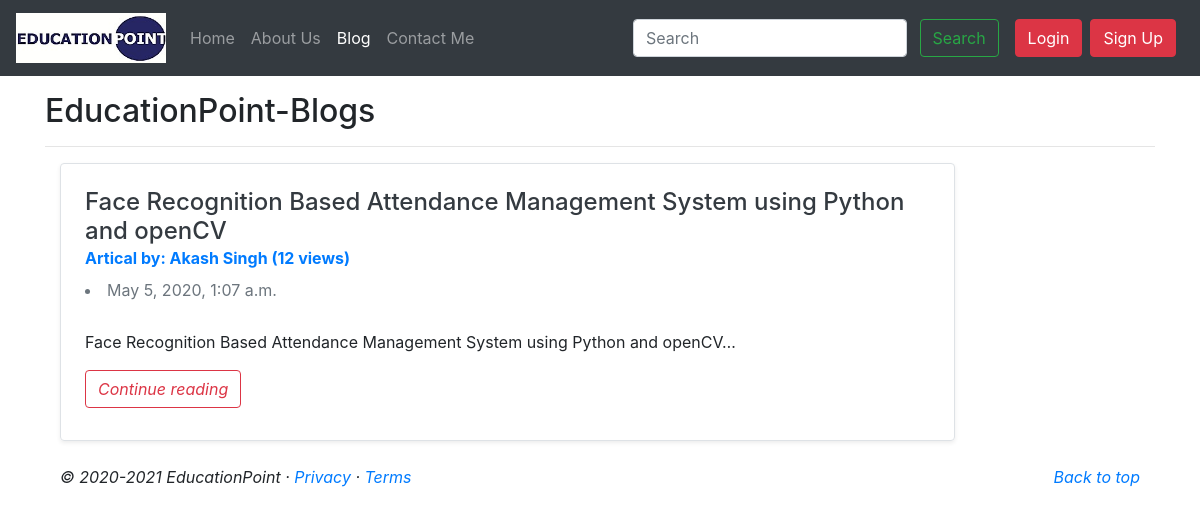
/blog/, run on an earlier commit of the app's database.
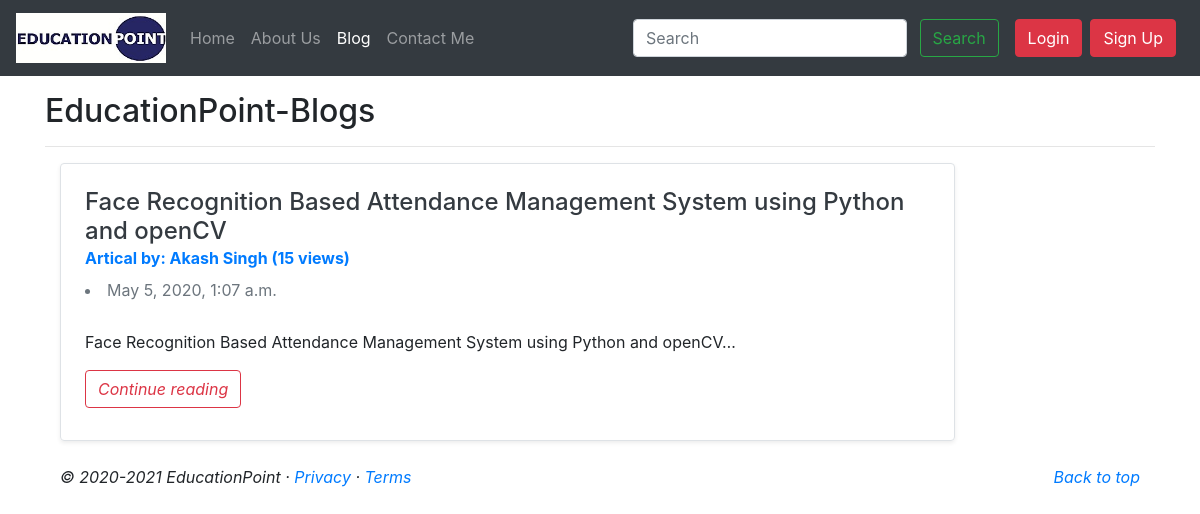
And on a later commit of the database.
### blog/models.py (models this page shows, shortened)
class Post(models.Model):
    sno = models.AutoField(primary_key = True)
    title = models.CharField(max_length=255)
    content = models.TextField()
    author = models.CharField(max_length=50)
    slug = models.CharField(max_length=150)
    views = models.IntegerField(default=0)
    timeStamp = models.DateTimeField(blank=True)

### blog/views.py (the view)
# urls.py: path('', views.blogHome, name='blogHome'),
def blogHome(request):
    allPosts = Post.objects.all()
    context = {'allPosts':allPosts}
    return render(request, 'blog/blogHome.html', context)

### templates/blog/blogHome.html (shortened to what this page needs)
{% extends 'base.html' %}
{% block blogactive %} active {% endblock blogactive %}
{% block body %}
<div class="container my-3">
    <h2>EducationPoint-Blogs</h2>
    <hr>
    {% for post in allPosts %}
        <div class="row-mb-2">
            <div class="col-md-10">
                <div
                    class="row no-gutters border rounded overflow-hidden flex-md-row mb-4 shadow-sm h-md-250 position-relative">
                    <div class="col p-4 d-flex flex-column position-static">
                        <h4 class="mb-0"><a class="text-dark" href="/blog/{{post.slug}}">{{post.title}}</a></h4>
                        <strong class="d-inline-block mb-2 text-primary">Artical by: {{post.author}} ({{post.views}}
                            views)</strong>
                        <div class="mb-1 text-muted">
                            <li>{{post.timeStamp}}</li>
                        </div><br>
                        <p class="card-text mb-auto">
                        <div class="preview">{{post.content|safe|truncatechars:141}}</div>
                        </p>
                        <div class="my-2">
                            <a href="/blog/{{post.slug}}" role="button" class="btn btn-outline-danger">Continue
                                reading</a>
                        </div>
                    </div>
                </div>
            </div>
        </div>
    {% endfor %}
    {% endblock body %}

### templates/base.html (shortened to what this page needs)
<!doctype html>
<html lang="en">
<head>
  <link rel="stylesheet" href="https://stackpath.bootstrapcdn.com/bootstrap/4.4.1/css/bootstrap.min.css"
>
</head>
<body>
  <nav class="navbar navbar-expand-lg navbar-dark bg-dark">
    <a class="navbar-brand" href="/">
      <img src="/static/common/img/photo.jpg" width="150" height="50" alt="EducationPoint">
    </a>
    <div class="collapse navbar-collapse" id="navbarSupportedContent">
      <ul class="navbar-nav mr-auto">
        <li class="nav-item {% block homeactive %} {% endblock homeactive %}">
          <a class="nav-link" href="/">Home <span class="sr-only">(current)</span></a>
        </li>
        <li class="nav-item {% block aboutactive %} {% endblock aboutactive %}">
          <a class="nav-link" href="/about">About Us</a>
        </li>
        <li class="nav-item {% block blogactive %} {% endblock blogactive %}">
          <a class="nav-link" href="/blog">Blog</a>
        </li>
        <li class="nav-item {% block contactactive %} {% endblock contactactive %}">
          <a class="nav-link" href="/contact">Contact Me</a>
        </li>
      </ul>
      <div class="ml-auto form-inline">
        <form method="get" action="/search" class=" my-2 my-lg-0 mx-3">
          <input class="form-control mr-sm-2" type="search" placeholder="Search" aria-label="Search" name="query"
            id="query">
          <button class="btn btn-outline-success my-2 my-sm-0" type="submit">Search</button>
        </form>
        {% if user.is_authenticated %}
        <ul class="navbar-nav">
          <li class="nav-item dropdown">
            <a class="nav-link dropdown-toggle" href="#" id="navbarDropdown" role="button" data-toggle="dropdown"
              aria-haspopup="true" aria-expanded="false">
              Welcome:- <strong>{{request.user}}</strong>
            </a>
            <div class="dropdown-menu" aria-labelledby="navbarDropdown">
              <a class="dropdown-item" href="/logout">Logout</a>
            </div>
          </li>
        </ul>
        {% else %}
        <button type="button" class="btn btn-danger mr-2" data-toggle="modal" data-target="#loginModal">
          Login
        </button>
        <button type="button" class="btn btn-danger mr-2" data-toggle="modal" data-target="#signupModal">
          Sign Up
        </button>
        {% endif %}
      </div>
    </div>
  </nav>
  {% block body %}
  {% endblock body %}
  <footer class="container mt-3">
    <p class="float-right"><a href="#">Back to top</a></p>
    <p>© 2020-2021 EducationPoint · <a href="#">Privacy</a> · <a href="#">Terms</a></p>
  </footer>
</body>
</html>

What changed in the data, as far as the page shows it:
changed Post "Face Recognition Based Attendance Management System using Python and openCV": views "12" → "15"
